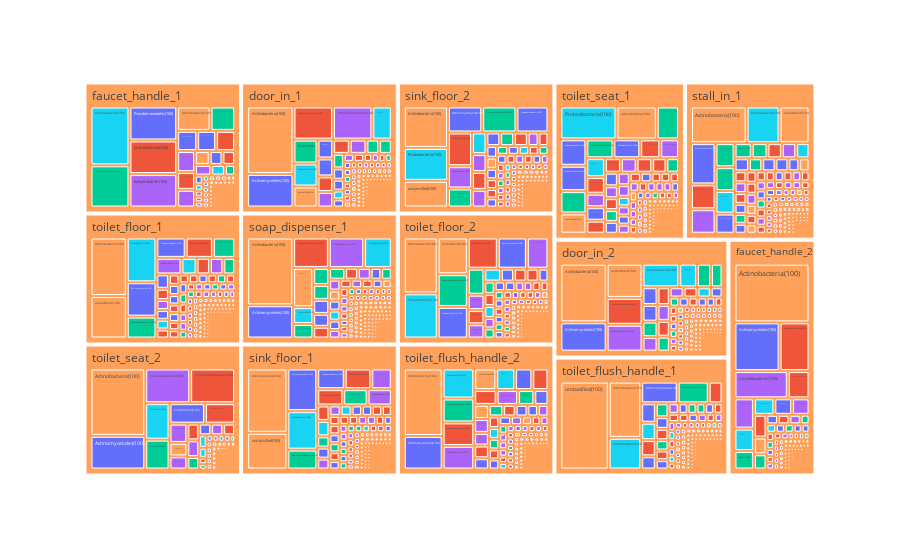

The cell this chart's notebook holds for it:
### Code cell
#test treemap avec plotly
import matplotlib.cm as cm 
import matplotlib
import plotly.express as px 

dicoTaxoTest = getDicoTaxo(df)
df2 = getDF(dicoTaxoTest)
df3 = getDFTree(df2)

df4 = df3.drop(df3[df3['Nvx_taxo'] == 'regne'].index)
df4 = df4[df4.Comptage != '0']
df4['Comptage'] = pandas.to_numeric(df4['Comptage'], errors='coerce')
df4.sort_values('Comptage', ascending=False, inplace=True)


##Par localisation, taxo en courleur
fig = px.treemap(df4, path=['Localisation', 'Taxo'], 
                values='Comptage',
                color = 'Nvx_taxo')
##Par taxo, localisation en couleur
'''fig = px.treemap(df4, path=['Nvx_taxo', 'Taxo'], 
                values='Comptage',
                color = 'Localisation')'''
                
fig.show()

'''fig = px.treemap(df2, path=['Nvx_taxo', 'Taxo'], 
                values='door_in_1')
fig.show()'''

### Figure 1 — Plotly figure (JSON) as saved in the notebook; plotly's stock layout.template omitted (floating-point values rounded to 4 significant figures; data arrays with more than 128 entries replaced by an {"elided": "..."} marker saying what was removed)
{"data": [{"branchvalues": "total", "customdata": {"elided": "3533x1 str values"}, "domain": {"x": [0, 1], "y": [0, 1]}, "hovertemplate": "labels=%{label}<br>Comptage=%{value}<br>parent=%{parent}<br>id=%{id}<br>Nvx_taxo=%{customdata[0]}<extra></extra>", "ids": {"elided": "3533 str values"}, "labels": {"elided": "3533 str values"}, "marker": {"colors": {"elided": "3533 str values"}}, "name": "", "parents": {"elided": "3533 str values"}, "type": "treemap", "values": {"elided": "3533 int values"}}], "layout": {"legend": {"tracegroupgap": 0}, "margin": {"t": 60}}}
